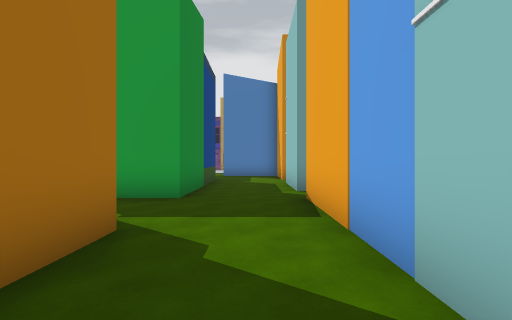
View 1 (above)

18 first-person views from a walk through a scene from a Unity 3-D project. The camera is 1.5 m above the floor, looks level and sees 85° across. The floor is counted in squares, 2 m on a side. Each view is taken from the middle of a square. On the plan, view 1 faces up. The plan holds only what a view shows up to about 10 squares ahead; the rest is blank. The place goes on beyond the plan. The player character is not drawn. Some surface patterns are stand-ins.

View 2
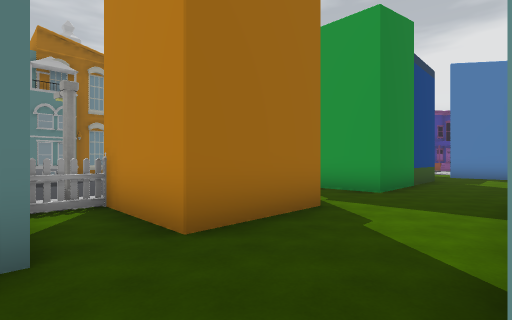

View 3
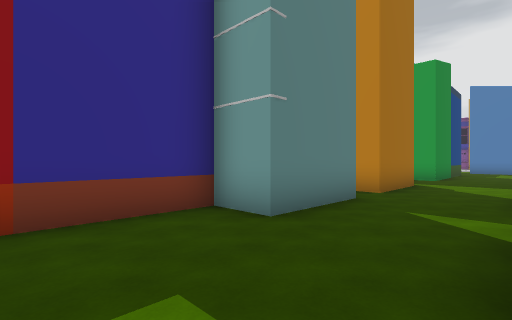

View 4
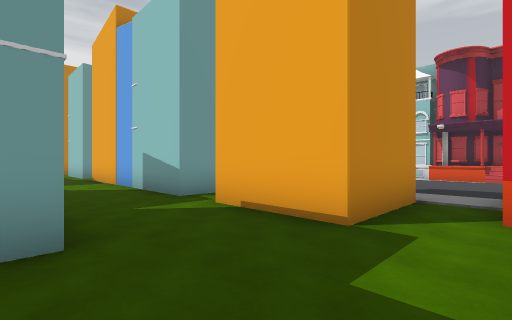

View 5
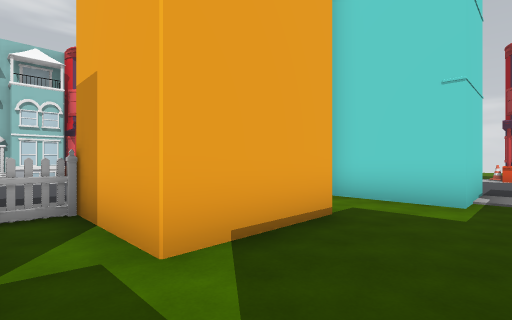

View 6
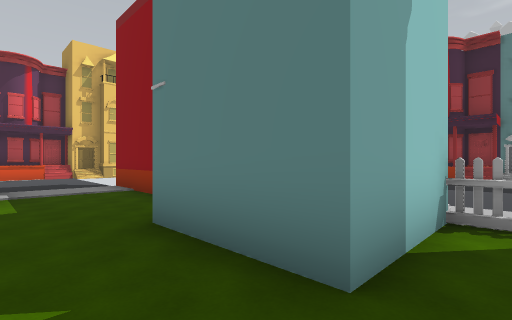

View 7
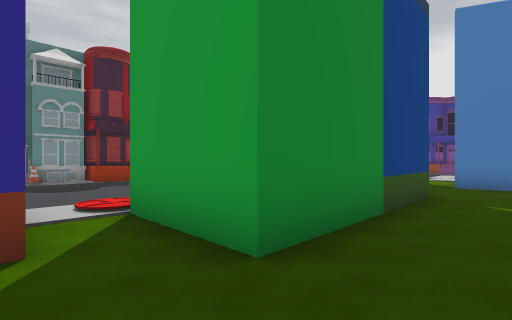

View 8
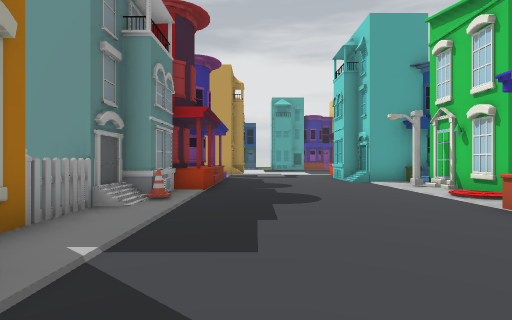

View 9
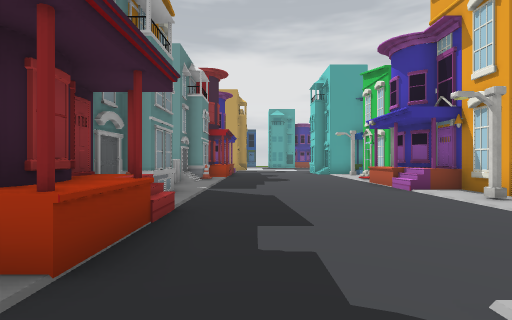

View 10
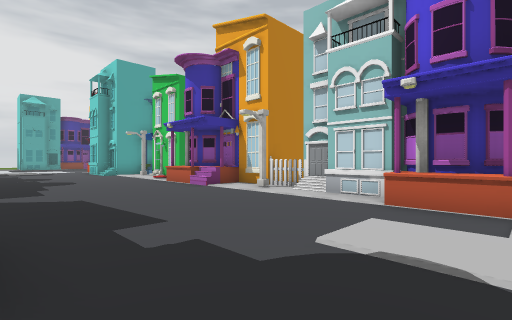

View 11
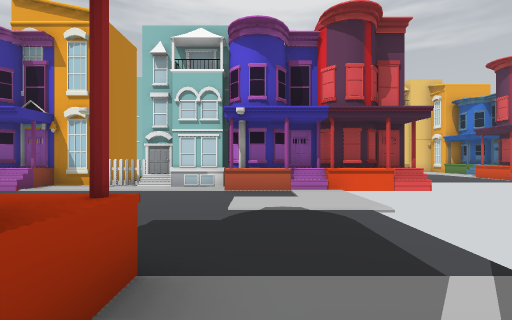

View 12
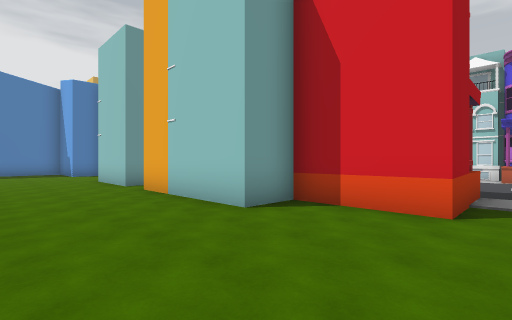

View 13
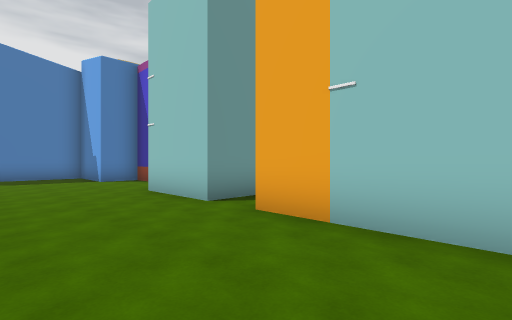

View 14
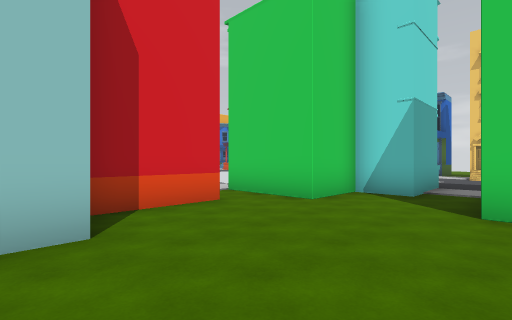

View 15
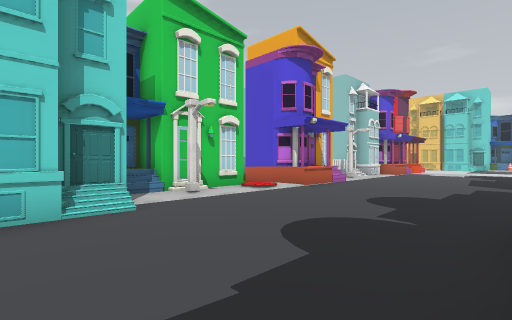

View 16
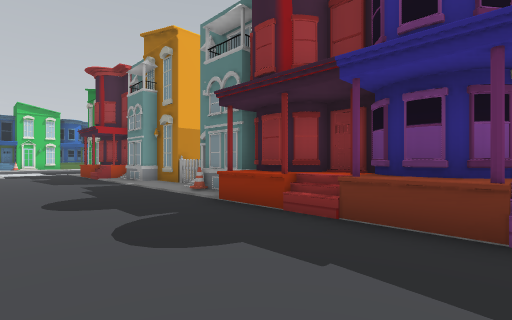

View 17
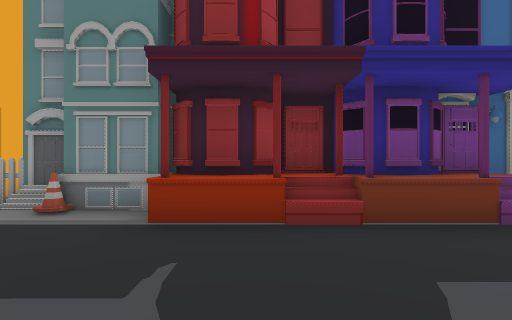

View 18
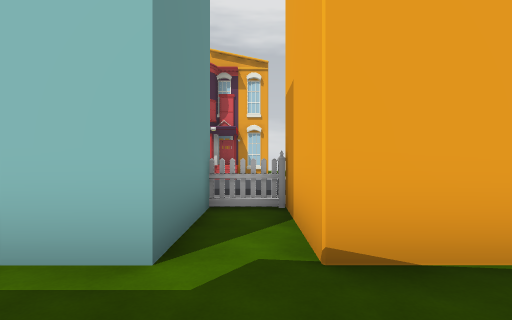

### Floor plan
Key: @ floor where view 1 was taken; # wall or solid block; . floor; / step, stairs or slope; H house; C cone; O other object.
Columns run from 17 left of view 1 to 11 right of it. Each row starts with its distance up from view 1.
 11  ..###H.....H  ...
 10  ....#H..../##H#...
  9 .....#H......###..#
  8 .... #H......###..#  H
  7 .... #H......H##..###/.....
  6 ...# #H...../###....#......
  5 ...###C.....//....###H
  4 .....#......HH#...#
  3 ...###......H###..#
  2 ...###....../H #..#
  1 ...# #H......###..#
  0 ...###/......#...@#
 -1 .....#H/.....###....#.....
 -2 .....#H/.....###..###.......#
 -3 .....#H/.....H##..###    ...H
 -4 ............H##...###H.....H#
 -5 #..###....../H#............/H
 -6  ..#  H     H##.....        H
 -7 H.##  H     H##..#
 -8  .H         #HH..H
 -9  ..            ...
-10  ..            ...
-11  ..            ...
-12  ..            ...
-13                //.
-14                 HO

Positions as (right, up) in squares from view 1, and headings:
1: (0, 0), facing up
2: (1, -1), facing up-left
3: (1, -6), facing up-left
4: (-2, -6), facing up-right
5: (-1, -1), facing down-right
6: (0, 0), facing down-left
7: (0, 4), facing up-left
8: (-9, 0), facing up
9: (-9, -5), facing up
10: (-10, -5), facing up-right
11: (-12, -4), facing right
12: (-17, -4), facing up-right
13: (-17, 0), facing up-right
14: (-17, 0), facing down-right
15: (-10, 11), facing down-right
16: (-7, 11), facing down-left
17: (-7, 8), facing left
18: (-1, 6), facing right
